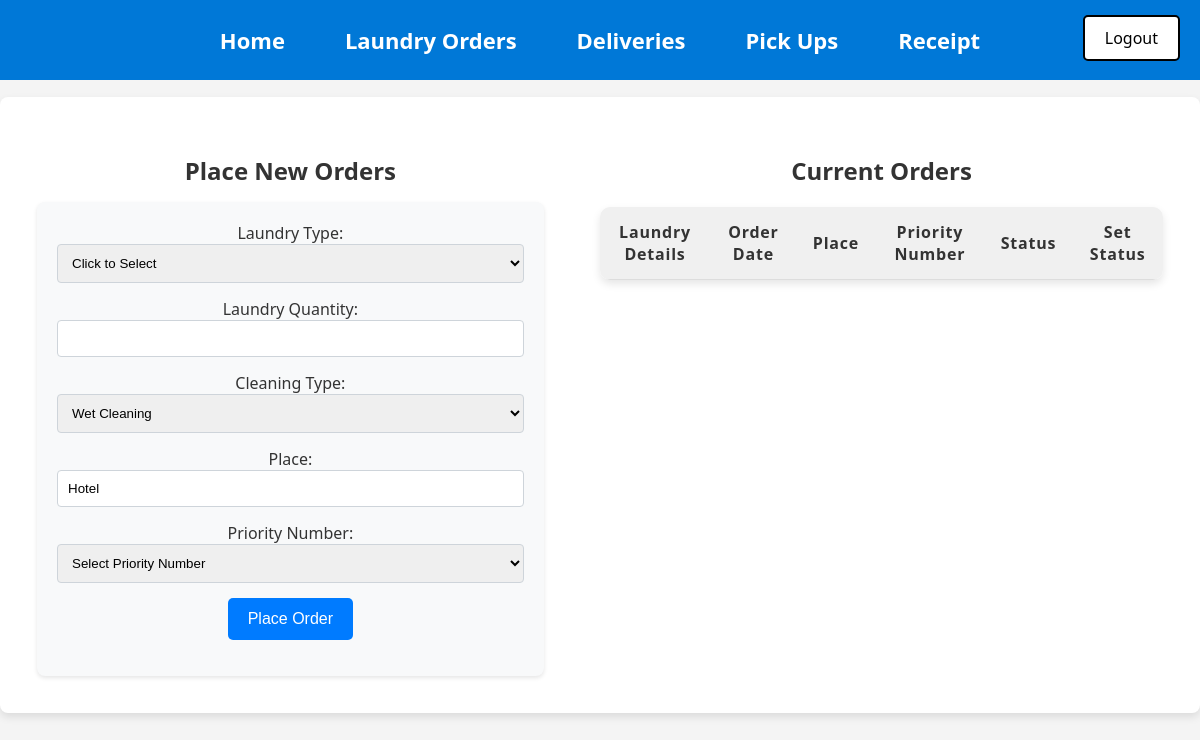
The app's page /Orders.php (signed in), older data.
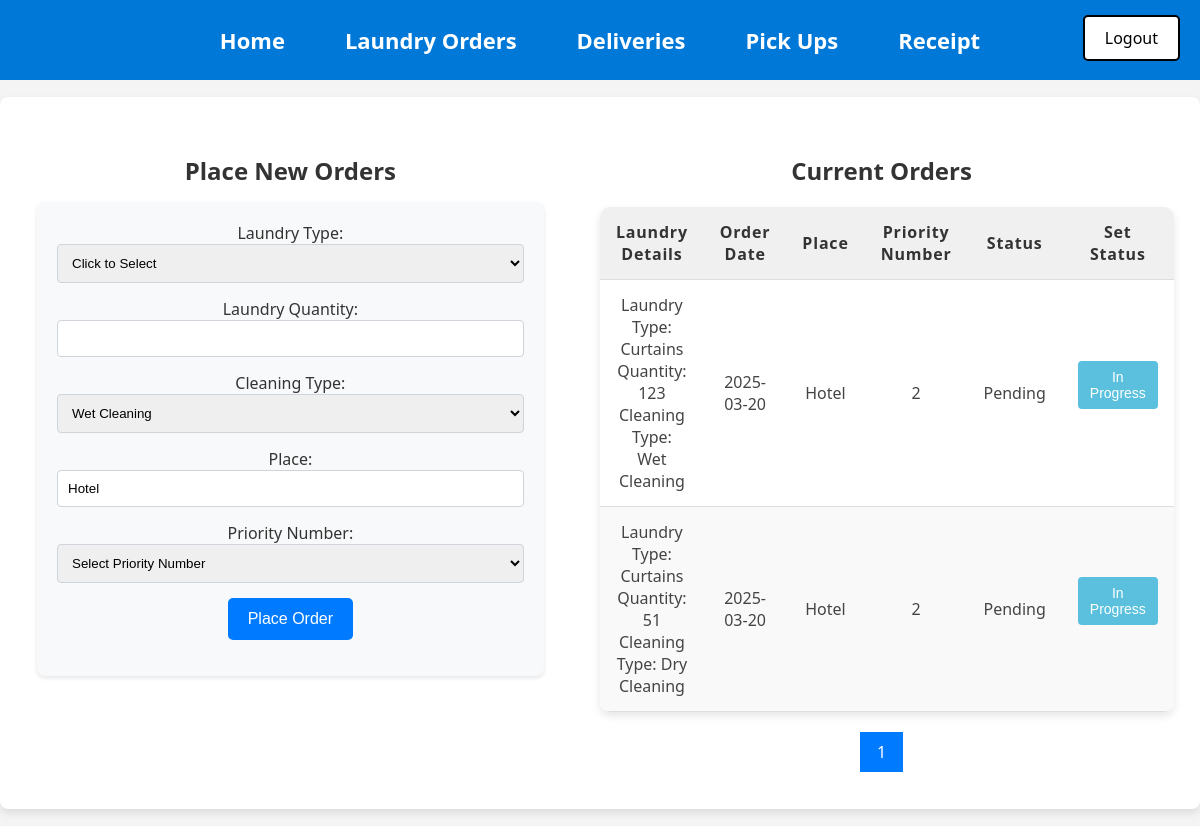
The same page, newer data.
### tables this page shows
CREATE TABLE `Orders` (
  `Order_ID` int(11) NOT NULL AUTO_INCREMENT,
  `Order_date` date NOT NULL,
  `Laundry_type` varchar(40) NOT NULL,
  `Laundry_quantity` varchar(40) NOT NULL,
  `Cleaning_type` varchar(40) NOT NULL,
  `Place` varchar(40) NOT NULL,
  `Priority_number` varchar(40) NOT NULL,
  `Status` varchar(250) DEFAULT NULL,
  `User_ID` int(11) NOT NULL,
  PRIMARY KEY (`Order_ID`),
  KEY `Users_Orders` (`User_ID`),
  CONSTRAINT `Users_Orders` FOREIGN KEY (`User_ID`) REFERENCES `Users` (`User_ID`)
);

### htdocs/Orders.php (the view, shortened to what the changed rows need)
<?php
include("db_connect.php");
$results_per_page = 3;
$current_page = isset($_GET['page']) && is_numeric($_GET['page']) ? intval($_GET['page']) : 1;
$start_from = ($current_page - 1) * $results_per_page;
$total_query = "SELECT COUNT(*) AS total FROM Orders WHERE Status IN ('Pending', 'Delivered')";
$total_result = mysqli_query($conn, $total_query);
$total_row = mysqli_fetch_assoc($total_result);
$total_results = $total_row['total'];
$total_pages = ceil($total_results / $results_per_page);
$sql = "SELECT Order_ID, Order_date, Laundry_type, Laundry_quantity, Cleaning_type, Place, Priority_number, Status
        FROM Orders
        WHERE Status IN ('Pending', 'Delivered')
        ORDER BY Priority_number ASC
        LIMIT $start_from, $results_per_page";
$result = mysqli_query($conn, $sql);
?>
<!DOCTYPE html>
<html lang="en">
<head>
</head>
<body>
<div class="container">
    <div class="left-section">
        <h2 class="order-title">Place New Orders</h2>
    </div>
    <div class="right-section">
        <h2 class="order-title">Current Orders</h2>
        <div class="table-container">
            <table>
                <thead>
                    <tr>
                        <th>Laundry Details</th>
                        <th>Order Date</th>
                        <th>Place</th>
                        <th>Priority Number</th>
                        <th>Status</th>
                        <th>Set Status</th>
                    </tr>
                </thead>
                <tbody>
                    <?php
                    if (!$result) {
                        echo "<tr><td colspan='6'>Error: " . mysqli_error($conn) . "</td></tr>";
                    } else {
                        while ($row = mysqli_fetch_assoc($result)) {
                            echo "<tr>";
                            echo "<td>Laundry Type: " . htmlspecialchars($row["Laundry_type"]) . "<br>Quantity: " . htmlspecialchars($row["Laundry_quantity"]) . "<br>Cleaning Type: " . htmlspecialchars($row["Cleaning_type"]) . "</td>";
                            echo "<td>" . htmlspecialchars($row["Order_date"]) . "</td>";
                            echo "<td>" . htmlspecialchars($row["Place"]) . "</td>";
                            echo "<td>" . htmlspecialchars($row["Priority_number"]) . "</td>";
                            echo "<td>" . htmlspecialchars($row["Status"]) . "</td>";
                            echo "<td>";
                            if ($row['Status'] == 'Pending' && ($row['Place'] != 'Hotel' && $row['Place'] != 'The Hotel')) {
                                echo "<form method='POST'><input type='hidden' name='Order_ID' value='" . htmlspecialchars($row['Order_ID']) . "'><button class='status-btn to-be-delivered' name='status' value='To be Delivered'>To be Delivered</button></form>";
                            } elseif ($row['Status'] == 'Pending' && ($row['Place'] == 'Hotel' || $row['Place'] == 'The Hotel')) {
                                echo "<form method='POST'><input type='hidden' name='Order_ID' value='" . htmlspecialchars($row['Order_ID']) . "'><button class='status-btn in-progress' name='status' value='In Progress'>In Progress</button></form>";
                            } elseif ($row['Status'] == 'Delivered') {
                                echo "<form method='POST'><input type='hidden' name='Order_ID' value='" . htmlspecialchars($row['Order_ID']) . "'><button class='status-btn in-progress' name='status' value='In Progress'>In Progress</button></form>";
                            }
                            echo "</td>";
                            echo "</tr>";
                        }
                    }
                    ?>
                </tbody>
            </table>
            <div class="pagination">
                <?php
                for ($page = 1; $page <= $total_pages; $page++) {
                    echo "<a href='Orders.php?page=$page' class='" . ($page == $current_page ? "active" : "") . "'>$page</a>";
                }
                ?>
            </div>
        </div>
    </div>
</div>
</body>
</html>

Row changes from the older to the newer data that the page shows:
added orders: Laundry_type "Curtains", Laundry_quantity "123", Cleaning_type "Wet Cleaning", Order_date "2025-03-20", Place "Hotel", Priority_number "2", Status "Pending"
added orders: Laundry_type "Curtains", Laundry_quantity "51", Cleaning_type "Dry Cleaning", Order_date "2025-03-20", Place "Hotel", Priority_number "2", Status "Pending"
Text that changed along with them:
new list line: "1"
